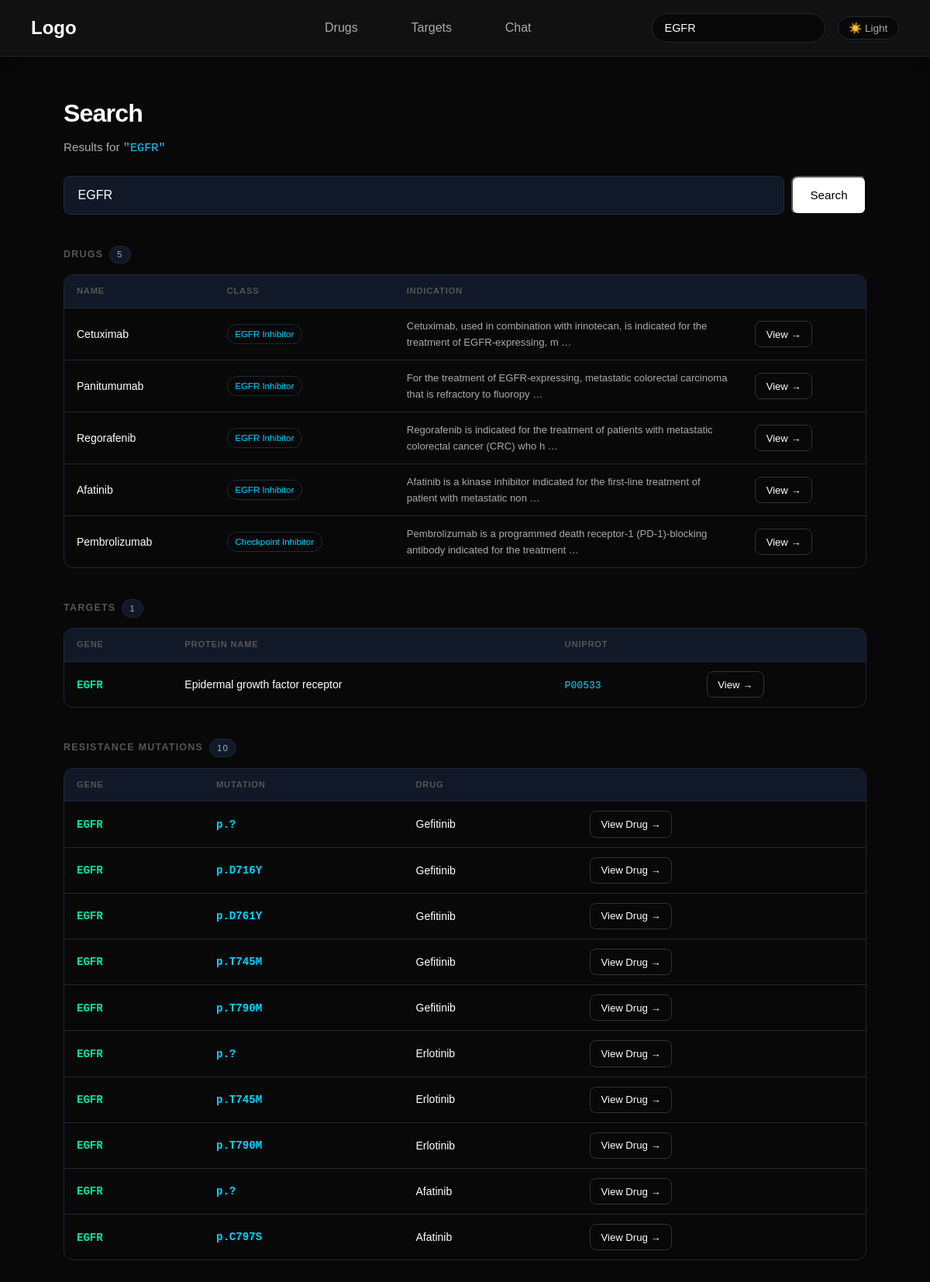
/search?q=EGFR, run on the app's committed database.
### tables this page shows
CREATE TABLE drugs (
    drugbank_id          TEXT PRIMARY KEY,
    name                 TEXT NOT NULL,
    indication           TEXT,
    mechanism_of_action  TEXT,
    pharmacodynamics     TEXT,
    drug_class           TEXT,
    atc_codes            TEXT,
    synonyms             TEXT,
    unmatched_pdb_ids    TEXT,

    -- ── New columns ──────────────────────────────────
    smiles               TEXT,
    molecular_weight     TEXT,
    inchikey             TEXT,
    pubchem_cid          TEXT,
    chembl_id            TEXT,
    approval_date        TEXT,

    created_at           TEXT DEFAULT (datetime('now'))
);

CREATE TABLE targets (
    uniprot_accession    TEXT PRIMARY KEY,
    gene_name            TEXT NOT NULL,
    protein_name         TEXT,
    general_function     TEXT,
    cellular_location    TEXT,
    created_at           TEXT DEFAULT (datetime('now'))
);

### app/routers/search.py (the view)
@router.get("/search", response_class=HTMLResponse)
def search_page(request: Request, q: str = ""):
    results = (
        search_all(q)
        if q.strip()
        else {"query": q, "drugs": [], "targets": [], "mutations": []}
    )
    return templates.TemplateResponse(
        request=request, name="search.html", context={"results": results, "query": q}
    )

### app/templates/search.html (shortened to what this page needs)
{% extends "base.html" %}
{% block extra_styles %}
<link rel="stylesheet" href="/static/css/pages/search.css">
{% endblock %}
{% block content %}
<div class="search-page">
    <div class="search-header">
        <h1>Search</h1>
        {% if query %}
        <p>
            Results for
            <span class="query-highlight">"{{ query }}"</span>
        </p>
        {% else %}
        <p>Search across drugs, targets, and resistance mutations</p>
        {% endif %}
    </div>
    <form class="search-bar" action="/search" method="get">
        <input
            type="text"
            name="q"
            value="{{ query }}"
            placeholder="Try imatinib, ABL1, T315I…"
            autofocus
        >
        <button type="submit" class="btn primary">Search</button>
    </form>
    {% if not query %}
    <div class="search-hints">
        <p class="hints-label">Try searching for</p>
        <div class="hint-chips">
            <a href="/search?q=imatinib"   class="hint-chip">imatinib</a>
            <a href="/search?q=EGFR"       class="hint-chip">EGFR</a>
            <a href="/search?q=T315I"      class="hint-chip">T315I</a>
            <a href="/search?q=dasatinib"  class="hint-chip">dasatinib</a>
            <a href="/search?q=BRAF"       class="hint-chip">BRAF</a>
            <a href="/search?q=olaparib"   class="hint-chip">olaparib</a>
            <a href="/search?q=PARP"       class="hint-chip">PARP</a>
            <a href="/search?q=vemurafenib" class="hint-chip">vemurafenib</a>
        </div>
    </div>
    {% else %}
    {% if not results.drugs and not results.targets and not results.mutations %}
    <div class="no-results">
        <div class="no-results-icon">🔬</div>
        <p>No results found for "{{ query }}"</p>
        <p class="no-results-hint">
            Try a drug name, gene symbol, or mutation code
        </p>
    </div>
    {% else %}
    {% if results.drugs %}
    <div class="results-section">
        <div class="results-section-title">
            Drugs
            <span class="results-count">{{ results.drugs|length }}</span>
        </div>
        <div class="table-wrap">
            <table>
                <thead>
                    <tr>
                        <th>Name</th>
                        <th>Class</th>
                        <th>Indication</th>
                        <th></th>
                    </tr>
                </thead>
                <tbody>
                    {% for drug in results.drugs %}
                    <tr>
                        <td>
                            <span class="result-name">{{ drug.name }}</span>
                        </td>
                        <td>
                            {% if drug.drug_class and drug.drug_class != 'Other' %}
                            <span class="class-badge">{{ drug.drug_class }}</span>
                            {% else %}
                            <span class="dim">—</span>
                            {% endif %}
                        </td>
                        <td class="indication-cell">
                            {{ (drug.indication or '')[:100] }}
                            {% if drug.indication and drug.indication|length > 100 %}…{% endif %}
                        </td>
                        <td>
                            <a href="/drugs/{{ drug.drugbank_id }}"
                               class="btn secondary view-btn">
                                View →
                            </a>
                        </td>
                    </tr>
                    {% endfor %}
                </tbody>
            </table>
        </div>
    </div>
    {% endif %}
    {% if results.targets %}
    <div class="results-section">
        <div class="results-section-title">
            Targets
            <span class="results-count">{{ results.targets|length }}</span>
        </div>
        <div class="table-wrap">
            <table>
                <thead>
                    <tr>
                        <th>Gene</th>
                        <th>Protein Name</th>
                        <th>UniProt</th>
                        <th></th>
                    </tr>
                </thead>
                <tbody>
                    {% for target in results.targets %}
                    <tr>
                        <td>
                            <span class="gene-name">{{ target.gene_name }}</span>
                        </td>
                        <td class="protein-name-cell">
                            {{ target.protein_name or '—' }}
                        </td>
                        <td>
                            <span class="uniprot-id">
                                {{ target.uniprot_accession }}
                            </span>
                        </td>
                        <td>
                            <a href="/targets/{{ target.uniprot_accession }}"
                               class="btn secondary view-btn">
                                View →
                            </a>
                        </td>
                    </tr>
                    {% endfor %}
                </tbody>
            </table>
        </div>
    </div>
    {% endif %}
    {% if results.mutations %}
    <div class="results-section">
        <div class="results-section-title">
            Resistance Mutations
            <span class="results-count">{{ results.mutations|length }}</span>
        </div>
        <div class="table-wrap">
            <table>
                <thead>
                    <tr>
                        <th>Gene</th>
                        <th>Mutation</th>
                        <th>Drug</th>
                        <th></th>
                    </tr>
                </thead>
                <tbody>
                    {% for mut in results.mutations %}
                    <tr>
                        <td>
                            <span class="gene-name">{{ mut.gene_symbol }}</span>
                        </td>
                        <td>
                            <span class="mut-code">{{ mut.mutation_aa }}</span>
                        </td>
                        <td>{{ mut.drug_name }}</td>
                        <td>
                            <a href="/drugs/{{ mut.drugbank_id }}"
                               class="btn secondary view-btn">
                                View Drug →
                            </a>
                        </td>
                    </tr>
                    {% endfor %}
                </tbody>
            </table>
        </div>
    </div>
    {% endif %}
    {% endif %}
    {% endif %}
</div>
{% endblock %}

### app/static/css/base.css (style rules this page uses)
:root { --bg: #080808; --bg-surface: #111827; --bg-card: #111827; --border: #1f2937; --border-hover: #374151; --text: #ffffff; --text-muted: #aaaaaa; --text-dim: #555555; --accent: #00d4ff; --nav-bg: #111111; --btn-primary-bg: #ffffff; --btn-primary-text: #000000; --btn-secondary-bg: transparent; --btn-secondary-text: #ffffff; --btn-secondary-border: #333333; --btn-secondary-hover: #151515; --stat-num: #00d4ff; }
*, *::before, *::after { box-sizing: border-box; margin: 0; padding: 0; }
html { scroll-behavior: smooth; }
body { background: var(--bg); color: var(--text); font-family: sans-serif; font-size: 15px; line-height: 1.6; min-height: 100vh; transition: background 0.3s ease, color 0.3s ease; }
a { color: var(--accent); text-decoration: none; }
.btn { padding: 0.9rem 1.4rem; border-radius: 0.5rem; text-decoration: none; font-size: 0.95rem; transition: 0.2s ease; display: inline-block; }
.primary { background: var(--btn-primary-bg); color: var(--btn-primary-text); }
.secondary { border: 1px solid var(--btn-secondary-border); color: var(--btn-secondary-text); background: var(--btn-secondary-bg); }

### app/static/css/pages/search.css (style rules this page uses)
.search-page { max-width: 1100px; margin: 0 auto; padding: 3rem 2rem; }
.search-header { margin-bottom: 1.5rem; }
.search-header h1 { font-size: 2rem; font-weight: 800; color: var(--text); letter-spacing: -0.05rem; margin-bottom: 0.35rem; }
.search-header p { color: var(--text-muted); font-size: 0.95rem; }
.query-highlight { color: var(--accent); font-family: monospace; }
.search-bar { display: flex; gap: 0.6rem; margin-bottom: 2.5rem; }
.search-bar input { flex: 1; padding: 0.75rem 1.1rem; background: var(--bg-card); border: 1px solid var(--border); border-radius: 0.5rem; color: var(--text); font-size: 1rem; outline: none; transition: border-color 0.2s ease; }
.search-bar input::placeholder { color: var(--text-dim); }
.results-section { margin-bottom: 2.5rem; }
.results-section-title { font-size: 0.78rem; font-weight: 600; text-transform: uppercase; letter-spacing: 0.1em; color: var(--text-dim); margin-bottom: 0.85rem; display: flex; align-items: center; gap: 0.5rem; }
.results-count { background: var(--bg-card); border: 1px solid var(--border); border-radius: 2rem; padding: 0.1rem 0.55rem; font-size: 0.72rem; color: var(--text-muted); font-weight: 400; }
.table-wrap { border: 1px solid var(--border); border-radius: 0.75rem; overflow: hidden; overflow-x: auto; }
table { width: 100%; border-collapse: collapse; font-size: 0.875rem; }
thead tr { background: var(--bg-card); border-bottom: 1px solid var(--border); }
thead th { padding: 0.75rem 1rem; text-align: left; font-size: 0.7rem; font-weight: 600; color: var(--text-dim); letter-spacing: 0.07em; text-transform: uppercase; white-space: nowrap; }
tbody tr { border-bottom: 1px solid var(--border); transition: background 0.15s ease; }
tbody tr:last-child { border-bottom: none; }
td { padding: 0.75rem 1rem; vertical-align: middle; }
.result-name { font-weight: 500; color: var(--text); }
.gene-name { font-family: monospace; font-weight: 600; color: var(--gene-color, #00e5a0); }
.uniprot-id { font-family: monospace; font-size: 0.82rem; color: var(--accent); }
.mut-code { font-family: monospace; font-size: 0.88rem; font-weight: 600; color: var(--accent); }
.indication-cell { font-size: 0.82rem; color: var(--text-muted); max-width: 300px; }
.protein-name-cell { font-size: 0.875rem; color: var(--text); max-width: 280px; }
.class-badge { display: inline-block; font-size: 0.72rem; padding: 0.2rem 0.6rem; border-radius: 2rem; border: 1px solid var(--border); color: var(--accent); }
.view-btn { padding: 0.35rem 0.85rem; font-size: 0.82rem; white-space: nowrap; }

### data on the page
drugs: name "Cetuximab", drug_class "EGFR Inhibitor", indication "Cetuximab, used in combination with irinotecan, is indicated for the treatment of EGFR-expressing, m"
drugs: name "Panitumumab", drug_class "EGFR Inhibitor", indication "For the treatment of EGFR-expressing, metastatic colorectal carcinoma that is refractory to fluoropy"
drugs: name "Regorafenib", drug_class "EGFR Inhibitor", indication "Regorafenib is indicated for the treatment of patients with metastatic colorectal cancer (CRC) who h"
drugs: name "Afatinib", drug_class "EGFR Inhibitor", indication "Afatinib is a kinase inhibitor indicated for the first-line treatment of patient with metastatic non", gene_symbol "EGFR", mutation_aa "p.?", drug_name "Afatinib", mutation_aa "p.C797S"
drugs: name "Pembrolizumab", drug_class "Checkpoint Inhibitor", indication "Pembrolizumab is a programmed death receptor-1 (PD-1)-blocking antibody indicated for the treatment"
targets: gene_name "EGFR", protein_name "Epidermal growth factor receptor", uniprot_accession "P00533"
drugs: gene_symbol "EGFR", mutation_aa "p.?", drug_name "Gefitinib", mutation_aa "p.D716Y", mutation_aa "p.D761Y", mutation_aa "p.T745M", mutation_aa "p.T790M"
drugs: gene_symbol "EGFR", mutation_aa "p.?", drug_name "Erlotinib", mutation_aa "p.T745M", mutation_aa "p.T790M"

### other printed values
{{ query }} "EGFR"
{{ results.drugs|length }} "5"
{{ results.targets|length }} "1"
{{ results.mutations|length }} "10"
